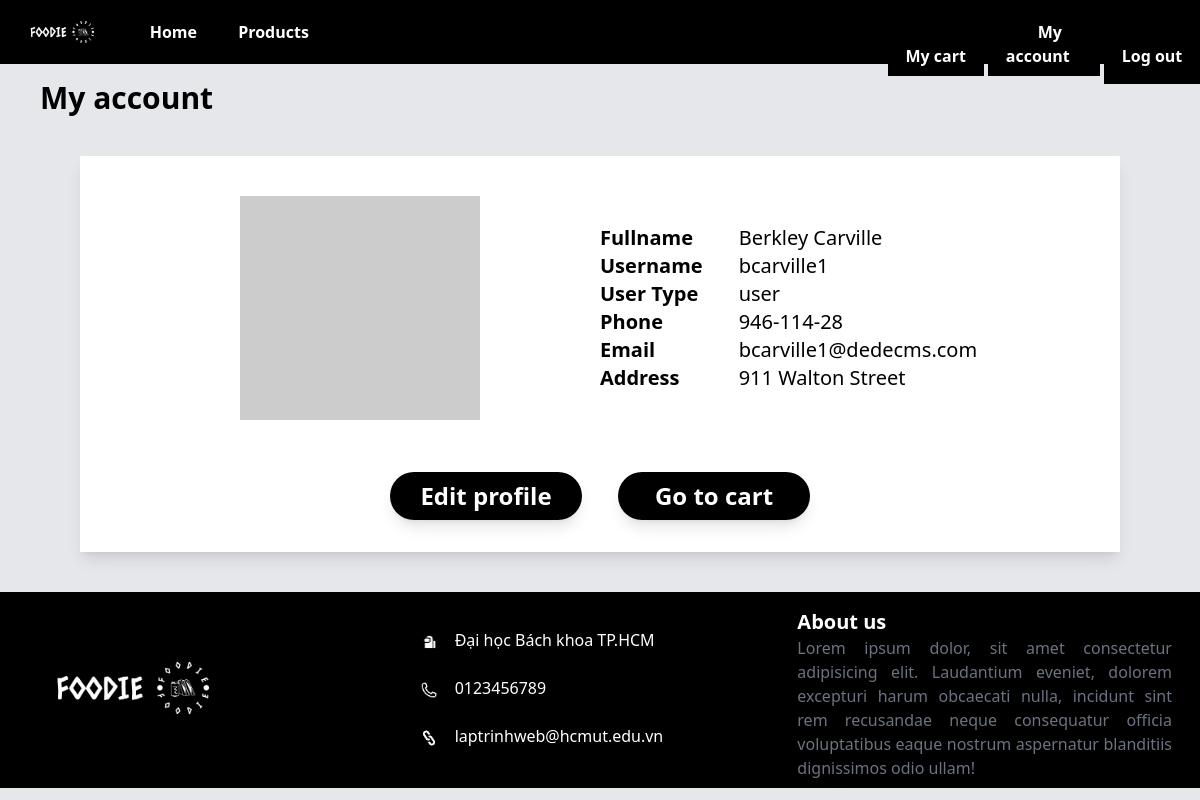
The page /userDetail.php (signed in) on the database its author committed.
### tables this page shows
CREATE TABLE `user` (
  `user_id` int(100) NOT NULL,
  `username` varchar(100) NOT NULL,
  `fullname` varchar(100) NOT NULL,
  `password` varchar(100) NOT NULL,
  `address` text NOT NULL,
  `phone` varchar(10) NOT NULL,
  `email` varchar(100) NOT NULL,
  `user_image` text NOT NULL,
  `user_type` varchar(10) NOT NULL,
  `created_date` date NOT NULL
);

### userDetail.php (the view, shortened to what this page needs)
<?php
include('./header-member.php');
$user_id = $_COOKIE['user_id'];
$user_result = $mysqli->query("SELECT * FROM user WHERE user_id=" . $user_id);
$result = $user_result->fetch_assoc();
$user_image = $result['user_image'];
?>
<!DOCTYPE html>
<html lang="en">
<head>
    <link rel="stylesheet" href="https://cdnjs.cloudflare.com/ajax/libs/font-awesome/6.2.1/css/all.min.css">
    <script src="https://cdn.tailwindcss.com"></script>
</head>
<body class="bg-gray-200">
    <h1 class="font-bold text-3xl pt-20 ml-10">My account</h1>
    <div class="bg-white shadow-lg lg:ml-20 lg:mr-20 md:ml-5 md:mr-5 mt-10 mb-10">
        <div class="grid grid-cols-2 p-10">
            <div class="column1">
                <img class="mx-auto w-1/2 my-auto" src="<?php echo $user_image; ?>" alt="avata">
            </div>
            <div class="flex flex-1 gap-9 lg:text-xl md: text-base leading-10 my-auto">
                <div class="font-bold">
                    <p>Fullname</p>
                    <p>Username</p>
                    <p>User Type</p>
                    <p>Phone</p>
                    <p>Email</p>
                    <p>Address</p>
                </div>
                <div>
                    <p class="break-all"><?php echo $result['fullname']; ?></p>
                    <p class="break-all"><?php echo $result['username']; ?></p>
                    <p class="break-all"><?php echo $result['user_type']; ?></p>
                    <p class="break-all"><?php echo $result['phone']; ?></p>
                    <p class="break-words"><?php echo $result['email']; ?></p>
                    <p class="break-all"><?php echo $result['address']; ?></p>
                </div>
            </div>
        </div>
        <div class="flex justify-center gap-9 pb-5">
            <div class="">
                <button id="btn-open" class="font-bold bg-black text-white w-48 h-18 py-2 my-3 text-center rounded-3xl cursor-pointer hover:bg-white hover:text-black shadow-lg transition ease-in lg:text-2xl md:text-xl">Edit profile</button>
            </div>
            <div class="">
                <a href="./cart.php">
                    <button class="inline-block font-bold bg-black text-white lg:text-2xl md:text-xl w-48 h-18 py-2 px-3 my-3 text-center rounded-3xl hover:text-black hover:bg-white transition ease-in shadow-lg">Go to cart</button>
                </a>
            </div>
        </div>
    </div>
</body>
</html>
<?php include('./footer.php') ?>

### rows shown on the page
user: fullname "Berkley Carville", username "bcarville1", user_type "user", phone "946-114-28", email "bcarville1@dedecms.com", address "911 Walton Street"
